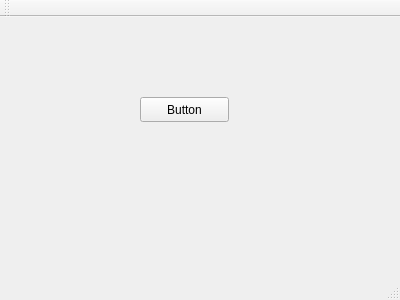
<?xml version="1.0" encoding="UTF-8"?>
<ui version="4.0">
 <class>MainWindow</class>
 <widget class="QMainWindow" name="MainWindow">
  <property name="geometry">
   <rect>
    <x>0</x>
    <y>0</y>
    <width>400</width>
    <height>300</height>
   </rect>
  </property>
  <property name="windowTitle">
   <string>MainWindow</string>
  </property>
  <widget class="QWidget" name="centralWidget">
   <widget class="QPushButton" name="pushButton">
    <property name="geometry">
     <rect>
      <x>140</x>
      <y>80</y>
      <width>89</width>
      <height>25</height>
     </rect>
    </property>
    <property name="text">
     <string>Button</string>
    </property>
   </widget>
  </widget>
  <widget class="QMenuBar" name="menuBar">
   <property name="geometry">
    <rect>
     <x>0</x>
     <y>0</y>
     <width>400</width>
     <height>22</height>
    </rect>
   </property>
  </widget>
  <widget class="QToolBar" name="mainToolBar">
   <attribute name="toolBarArea">
    <enum>TopToolBarArea</enum>
   </attribute>
   <attribute name="toolBarBreak">
    <bool>false</bool>
   </attribute>
  </widget>
  <widget class="QStatusBar" name="statusBar"/>
 </widget>
 <layoutdefault spacing="6" margin="11"/>
 <resources/>
 <connections/>
</ui>
